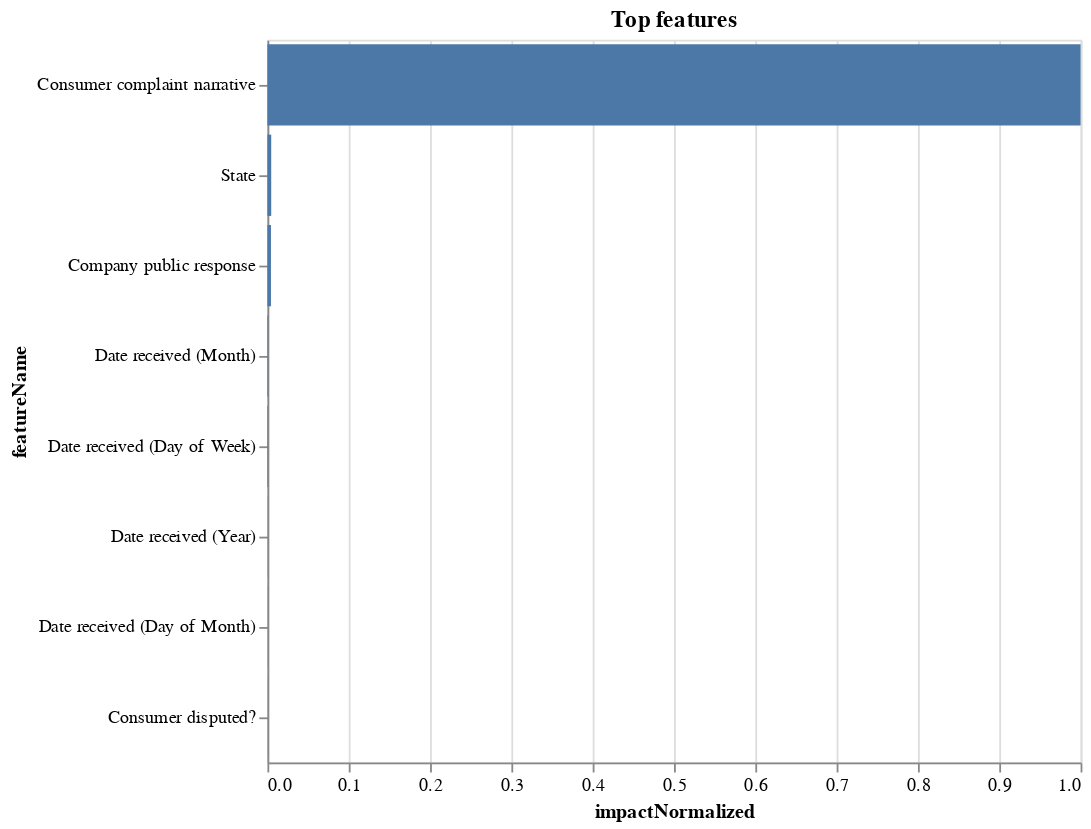

This figure's notebook cell:
### Code cell
_features = top_model.get_or_request_feature_impact()
feature_df = pd.DataFrame(_features)

(
    alt.Chart(feature_df).mark_bar()
    .encode(
        x="impactNormalized:Q",
        y=alt.Y("featureName", sort="-x"),
    )
    .properties(
        width=450,
        height=400,
        title="Top features"
    )
)

### Figure 1 — Vega-Lite specification as saved in the notebook (floating-point values rounded to 4 significant figures)
{"config": {"view": {"continuousWidth": 400, "continuousHeight": 300}}, "data": {"name": "data-00fc319785f4eb6116255b953d431585"}, "mark": "bar", "encoding": {"x": {"field": "impactNormalized", "type": "quantitative"}, "y": {"field": "featureName", "sort": "-x", "type": "nominal"}}, "height": 400, "title": "Top features", "width": 450, "$schema": "https://vega.github.io/schema/vega-lite/v4.17.0.json", "datasets": {"data-00fc319785f4eb6116255b953d431585": [{"featureName": "Consumer complaint narrative", "impactNormalized": 1.0, "impactUnnormalized": 1.811, "redundantWith": null}, {"featureName": "State", "impactNormalized": 0.00464, "impactUnnormalized": 0.008401, "redundantWith": null}, {"featureName": "Company public response", "impactNormalized": 0.004331, "impactUnnormalized": 0.007842, "redundantWith": null}, {"featureName": "Date received (Month)", "impactNormalized": 0.0008838, "impactUnnormalized": 0.0016, "redundantWith": null}, {"featureName": "Date received (Day of Week)", "impactNormalized": 0.0006806, "impactUnnormalized": 0.001232, "redundantWith": null}, {"featureName": "Date received (Year)", "impactNormalized": 0.0002362, "impactUnnormalized": 0.0004277, "redundantWith": null}, {"featureName": "Date received (Day of Month)", "impactNormalized": 0.0001855, "impactUnnormalized": 0.0003359, "redundantWith": null}, {"featureName": "Consumer disputed?", "impactNormalized": 0.0001264, "impactUnnormalized": 0.0002289, "redundantWith": null}]}}
